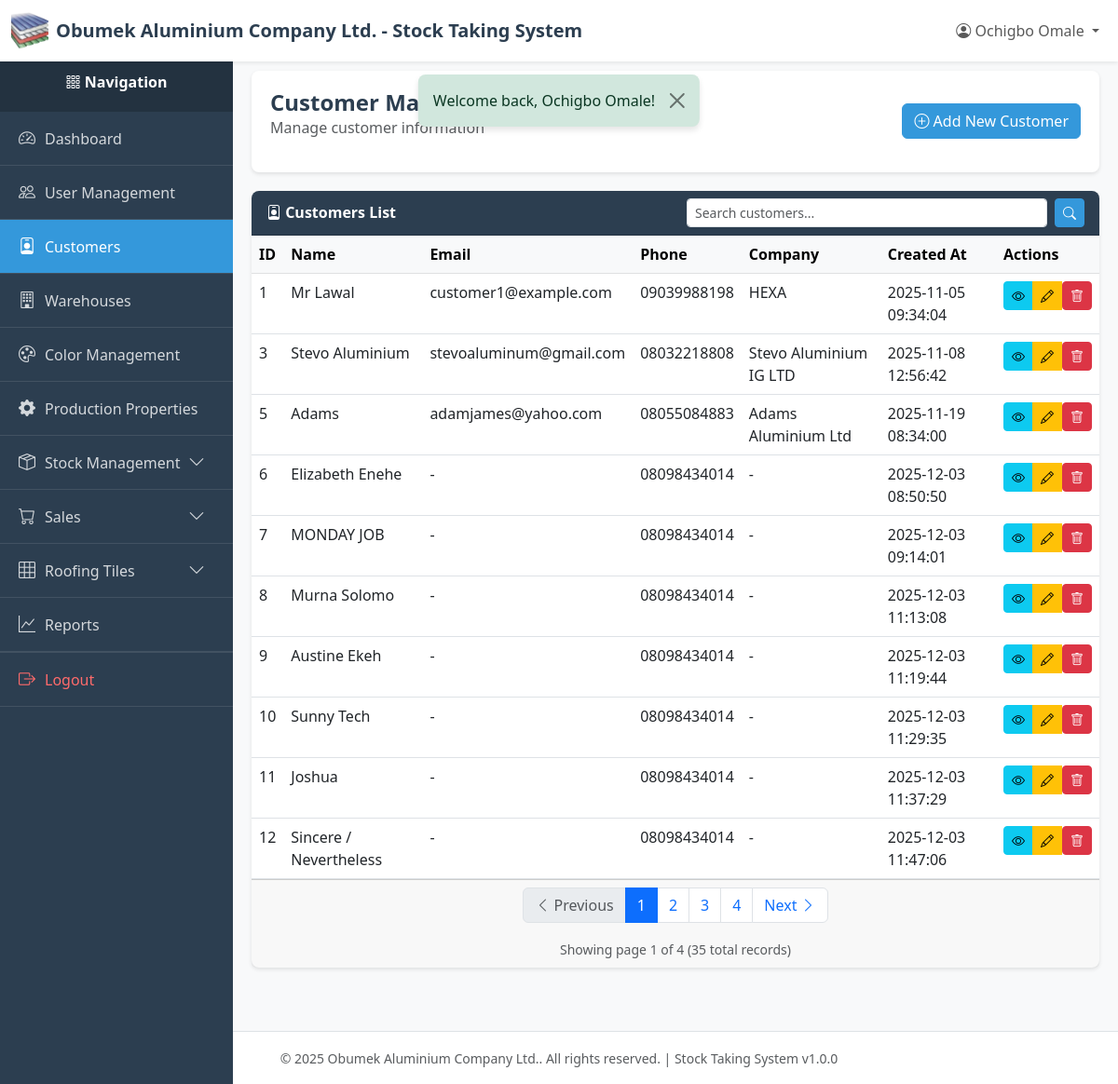
Screenshot of /index.php?page=customers (signed in) with the database file from the repository.
### tables this page shows
CREATE TABLE `customers` (
  `id` int(11) NOT NULL,
  `name` varchar(255) NOT NULL,
  `email` varchar(255) DEFAULT NULL,
  `phone` varchar(50) NOT NULL,
  `address` text DEFAULT NULL,
  `company` varchar(255) DEFAULT NULL,
  `created_by` int(11) NOT NULL,
  `created_at` timestamp NOT NULL DEFAULT current_timestamp(),
  `updated_at` timestamp NULL DEFAULT NULL ON UPDATE current_timestamp(),
  `deleted_at` timestamp NULL DEFAULT NULL
);

### index.php (called while the page is built, shortened)
<?php
require_once __DIR__ . '/utils/auth_middleware.php';
require_once __DIR__ . '/controllers/routes.php';

### utils/auth_middleware.php (called while the page is built, shortened)
<?php
function hasPermission($module, $action = ACTION_VIEW) {
    if (isset($_SESSION['user_role']) && $_SESSION['user_role'] === ROLE_SUPER_ADMIN) {
        return true;
    }
    $permissions = $_SESSION['permissions'];
    return in_array($action, $permissions[$module]);
}

### config/db.php (called while the page is built, shortened)
<?php
class Database {
    private static $instance = null;
    private $connection;
    private $host = 'localhost';
    private $db_name = 'obumuvcg_stockdb';
    private $username = 'root';
    private $password = '';
    private $charset = 'utf8mb4';
    private function __construct() {
        try {
            $dsn = "mysql:host={$this->host};dbname={$this->db_name};charset={$this->charset}";
            $options = [
                PDO::ATTR_ERRMODE            => PDO::ERRMODE_EXCEPTION,
                PDO::ATTR_DEFAULT_FETCH_MODE => PDO::FETCH_ASSOC,
                PDO::ATTR_EMULATE_PREPARES   => false,
            ];
            $this->connection = new PDO($dsn, $this->username, $this->password, $options);
        } catch (PDOException $e) {
            error_log("Database Connection Error: " . $e->getMessage());
            die("Database connection failed. Please contact the administrator.");
        }
    }
    public static function getInstance() {
        if (self::$instance === null) {
            self::$instance = new self();
        }
        return self::$instance;
    }
    public function getConnection() {
        return $this->connection;
    }
}

### models/customer.php (called while the page is built, shortened)
<?php
require_once __DIR__ . '/../config/db.php';
class Customer {
    private $db;
    private $table = 'customers';
    public function __construct() {
        $this->db = Database::getInstance()->getConnection();
    }
    public function getAll($limit = RECORDS_PER_PAGE, $offset = 0) {
        try {
            $sql = "SELECT c.*, u.name as created_by_name
                    FROM {$this->table} c
                    LEFT JOIN users u ON c.created_by = u.id
                    WHERE c.deleted_at IS NULL
                    ORDER BY c.id ASC
                    LIMIT :limit OFFSET :offset";
            $stmt = $this->db->prepare($sql);
            $stmt->bindValue(':limit', $limit, PDO::PARAM_INT);
            $stmt->bindValue(':offset', $offset, PDO::PARAM_INT);
            $stmt->execute();
            return $stmt->fetchAll();
        } catch (PDOException $e) {
            error_log("Customer fetch error: " . $e->getMessage());
            return [];
        }
    }
}

### utils/helpers.php (called while the page is built, shortened)
<?php
function formatDate($date, $format = 'Y-m-d H:i:s')
{
    $timestamp = strtotime($date);
    return $timestamp ? date($format, $timestamp) : $date;
}

### views/customers/index.php (the view, shortened to what this page needs)
<?php
require_once __DIR__ . '/../../config/db.php';
require_once __DIR__ . '/../../models/customer.php';
require_once __DIR__ . '/../../utils/helpers.php';
$currentPage = isset($_GET['page_num']) ? (int)$_GET['page_num'] : 1;
$searchQuery = $_GET['search'] ?? '';
$customerModel = new Customer();
if (!empty($searchQuery)) {
    $customers = $customerModel->search($searchQuery, RECORDS_PER_PAGE, ($currentPage - 1) * RECORDS_PER_PAGE);
    $totalCustomers = $customerModel->countSearch($searchQuery);
} else {
    $customers = $customerModel->getAll(RECORDS_PER_PAGE, ($currentPage - 1) * RECORDS_PER_PAGE);
}
require_once __DIR__ . '/../../layout/header.php';
require_once __DIR__ . '/../../layout/sidebar.php';
?>
<div class="content-wrapper">
    <div class="page-header">
        <div class="d-flex justify-content-between align-items-center">
            <div>
                <h1 class="page-title">Customer Management</h1>
                <p class="text-muted">Manage customer information</p>
            </div>
            <?php if (hasPermission(MODULE_CUSTOMER_MANAGEMENT, ACTION_CREATE)): ?>
            <a href="/new-stock-system/index.php?page=customers_create" class="btn btn-primary">
                <i class="bi bi-plus-circle"></i> Add New Customer
            </a>
            <?php endif; ?>
        </div>
    </div>
    <div class="card">
        <div class="card-header">
            <div class="row align-items-center">
                <div class="col-md-6">
                    <i class="bi bi-person-badge"></i> Customers List
                </div>
                <div class="col-md-6">
                    <form method="GET" action="/new-stock-system/index.php" class="d-flex">
                        <input type="text" name="search" class="form-control form-control-sm me-2"
                               placeholder="Search customers..." value="<?php echo htmlspecialchars($searchQuery); ?>">
                        <button type="submit" class="btn btn-sm btn-primary"><i class="bi bi-search"></i></button>
                    </form>
                </div>
            </div>
        </div>
        <div class="card-body p-0">
            <?php if (empty($customers)): ?>
            <div class="alert alert-info m-3">
                <i class="bi bi-info-circle"></i> No customers found.
            </div>
            <?php else: ?>
            <div class="table-responsive">
                <table class="table table-hover mb-0">
                    <thead class="table-light">
                        <tr>
                            <th>ID</th>
                            <th>Name</th>
                            <th>Email</th>
                            <th>Phone</th>
                            <th>Company</th>
                            <th>Created At</th>
                            <th>Actions</th>
                        </tr>
                    </thead>
                    <tbody>
                        <?php foreach ($customers as $customer): ?>
                        <tr>
                            <td><?php echo $customer['id']; ?></td>
                            <td><?php echo htmlspecialchars($customer['name']); ?></td>
                            <td><?php echo htmlspecialchars($customer['email'] ?? '-'); ?></td>
                            <td><?php echo htmlspecialchars($customer['phone']); ?></td>
                            <td><?php echo htmlspecialchars($customer['company'] ?? '-'); ?></td>
                            <td><?php echo formatDate($customer['created_at']); ?></td>
                            <td>
                                <?php
                                $id = $customer['id'];
                                $canView = hasPermission(MODULE_CUSTOMER_MANAGEMENT, ACTION_VIEW);
                                $canEdit = hasPermission(MODULE_CUSTOMER_MANAGEMENT, ACTION_EDIT);
                                $canDelete = hasPermission(MODULE_CUSTOMER_MANAGEMENT, ACTION_DELETE);
                                include __DIR__ . '/../../layout/quick_action_buttons.php';
                                ?>
                            </td>
                        </tr>
                        <?php endforeach; ?>
                    </tbody>
                </table>
            </div>
            <?php endif; ?>
        </div>
        <?php if (!empty($customers)): ?>
        <div class="card-footer">
            <?php $queryParams = $_GET; include __DIR__ . '/../../layout/pagination.php'; ?>
        </div>
        <?php endif; ?>
    </div>
</div>
<?php require_once __DIR__ . '/../../layout/footer.php'; ?>

### layout/quick_action_buttons.php (shortened to what this page needs)
<?php
$id = $id ?? 0;
$module = $module ?? '';
$canView = $canView ?? true;
$canEdit = $canEdit ?? true;
$canDelete = $canDelete ?? true;
?>
<div class="btn-group btn-group-sm" role="group">
    <?php if ($canView): ?>
    <a href="/new-stock-system/index.php?page=<?php echo $module; ?>_view&id=<?php echo $id; ?>"
       class="btn btn-info btn-sm"
       title="View Details">
        <i class="bi bi-eye"></i>
    </a>
    <?php endif; ?>
    <?php if ($canEdit): ?>
    <a href="/new-stock-system/index.php?page=<?php echo $module; ?>_edit&id=<?php echo $id; ?>"
       class="btn btn-warning btn-sm"
       title="Edit">
        <i class="bi bi-pencil"></i>
    </a>
    <?php endif; ?>
    <?php if ($canDelete): ?>
    <form method="POST"
          action="/new-stock-system/controllers/<?php echo $module; ?>/delete/index.php"
          style="display: inline;"
          onsubmit="return confirmDelete();">
        <button type="submit" class="btn btn-danger btn-sm" title="Delete">
            <i class="bi bi-trash"></i>
        </button>
    </form>
    <?php endif; ?>
</div>

### assets/css/responsive.css (style rules this page uses)
.table-responsive { overflow-x: auto; }
.btn-group.btn-group-sm a.btn, .btn-group.btn-group-sm button.btn { margin-bottom: 5px; }

### layout/header.php (style rules this page uses)
:root { --primary-color: #2c3e50; --secondary-color: #3498db; --success-color: #27ae60; --danger-color: #e74c3c; --warning-color: #f39c12; --sidebar-width: 250px; }
body { font-family: 'Segoe UI', Tahoma, Geneva, Verdana, sans-serif; background-color: #f8f9fa; }
.content-wrapper { flex: 1; padding: 20px; margin-left: var(--sidebar-width); transition: margin-left 0.3s; }
.page-header { background: white; padding: 20px; border-radius: 8px; box-shadow: 0 2px 4px rgba(0,0,0,0.1); margin-bottom: 20px; }
.page-title { margin: 0; color: var(--primary-color); font-size: 24px; font-weight: 600; }
.card { border: none; box-shadow: 0 2px 4px rgba(0,0,0,0.1); border-radius: 8px; }
.card-header { background-color: var(--primary-color); color: white; font-weight: 600; border-radius: 8px 8px 0 0 !important; }
.btn-primary { background-color: var(--secondary-color); border-color: var(--secondary-color); }
.table { background: white; }

### rows the page displays
customers: id "1", name "Mr Lawal", email "customer1@example.com", phone "09039988198", company "HEXA", created_at "2025-11-05 09:34:04"
customers: id "3", name "Stevo Aluminium", email "stevoaluminum@gmail.com", phone "08032218808", company "Stevo Aluminium IG LTD", created_at "2025-11-08 12:56:42"
customers: id "5", name "Adams", email "adamjames@yahoo.com", phone "08055084883", company "Adams Aluminium Ltd", created_at "2025-11-19 08:34:00"
customers: id "6", name "Elizabeth Enehe", email "-", phone "08098434014", company "-", created_at "2025-12-03 08:50:50"
customers: id "7", name "MONDAY JOB", email "-", phone "08098434014", company "-", created_at "2025-12-03 09:14:01"
customers: id "8", name "Murna Solomo", email "-", phone "08098434014", company "-", created_at "2025-12-03 11:13:08"
customers: id "9", name "Austine Ekeh", email "-", phone "08098434014", company "-", created_at "2025-12-03 11:19:44"
customers: id "10", name "Sunny Tech", email "-", phone "08098434014", company "-", created_at "2025-12-03 11:29:35"
customers: id "11", name "Joshua", email "-", phone "08098434014", company "-", created_at "2025-12-03 11:37:29"
customers: id "12", name "Sincere / Nevertheless", email "-", phone "08098434014", company "-", created_at "2025-12-03 11:47:06"

### other values shown
COMPANY_NAME "Obumek Aluminium Company Ltd."
APP_NAME "Stock Taking System"
$currentUser['name'] "Ochigbo Omale"
$flash['message'] "Welcome back, Ochigbo Omale!"
$totalPages "4"
$currentPage "1"
$paginationData['total'] "35"
APP_VERSION "1.0.0"
